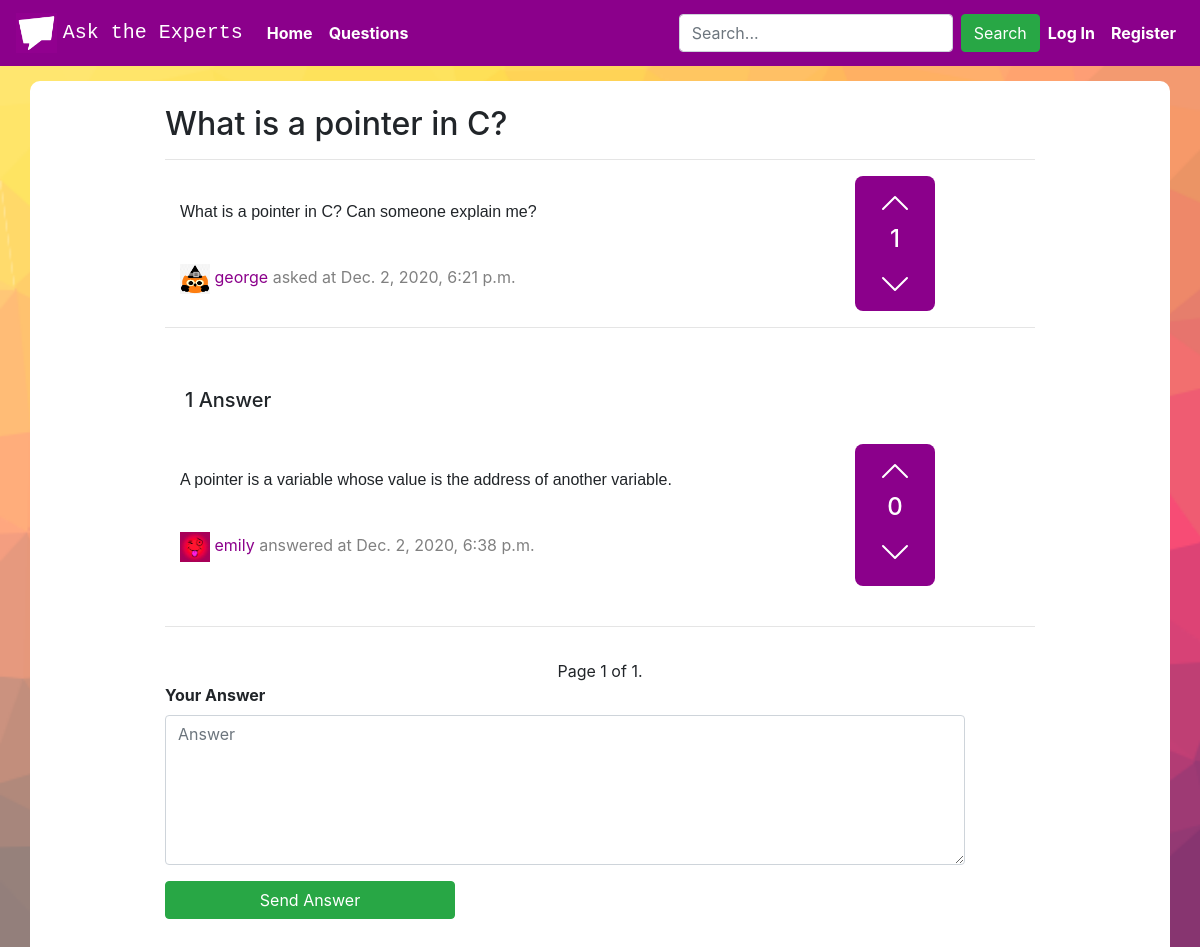
The app's page /questions/15, older data.
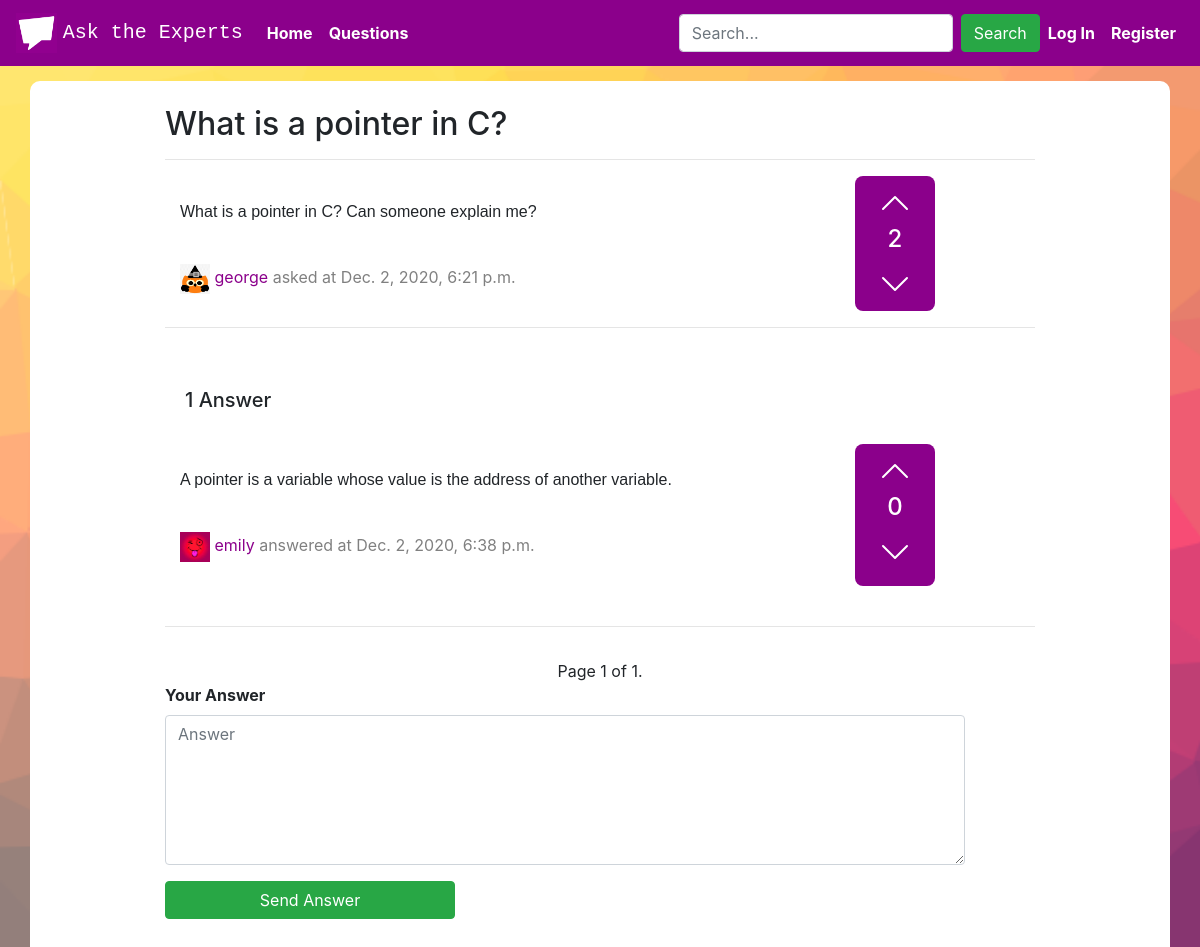
The same page, newer data.
### asktheexperts/models.py (models this page shows, shortened)
class Question(models.Model):
    user = models.ForeignKey("User", on_delete=models.CASCADE, related_name="questioned")
    title = models.CharField(max_length=64)
    content = models.TextField(max_length=255)
    votes = models.IntegerField(default=0)
    timestamp = models.DateTimeField(auto_now_add=True)

class User(AbstractUser):
    photo = models.ImageField(upload_to='images/', default="images/default_image.jpg")
    upvote_question = models.ManyToManyField("Question", symmetrical=False, related_name="question_upvoted")
    upvote_answer = models.ManyToManyField("Answer", symmetrical=False, related_name="answer_upvoted")
    downvote_question = models.ManyToManyField("Question", symmetrical=False, related_name="question_downvoted")
    downvote_answer = models.ManyToManyField("Answer", symmetrical=False, related_name="answer_downvoted")
    score = models.IntegerField(default=1)
    joined = models.DateField(auto_now_add=True)

### asktheexperts/views.py (the view)
# urls.py: path("questions/<int:question_id>", views.question, name="question"),
def question(request, question_id):
    try:
        question = Question.objects.get(id=question_id)
    except Question.DoesNotExist:
        raise Http404("Question not found.")
    answers_count = Answer.objects.filter(question=question_id).count
    all_answers = Answer.objects.filter(question=question_id, selected=False).order_by("-votes")
    paginator = Paginator(all_answers, 15)
    page_number = request.GET.get('page')
    answers = paginator.get_page(page_number)
    selected_answers = Answer.objects.filter(question=question_id, selected=True)
    return render(request, "asktheexperts/question.html", {
        "question": question,
        "answers": answers,
        "selected_answers": selected_answers,
        "answers_count": answers_count
    })

### asktheexperts/templates/asktheexperts/question.html (shortened to what the changed rows need)
{% extends "asktheexperts/layout.html" %}
{% load static %}
{% block body %}
    <div class="container questions white-div">
        <br>
        <div class="container count-buttons-div">
            <h2 class="">{{ question.title }}</h2>
            <hr>
            <div class="row container questions-div">
                <div class="col">
                    <br>
                    <div class="question-content">
                        <pre class="font-size-medium">{{ question.content }}</pre>
                    </div>
                    <div>
                        <br>
                        <a href="{% url 'profile' question.user.id question.user.username %}"><img src="{{ question.user.photo.url }}" height="30px" width="30px"></a>
                        <a class="no-decoration" href="{% url 'profile' question.user.id question.user.username %}"><span class="darkmagenta">{{ question.user.username }}</span></a>
                        <span class="timestamp">asked at {{ question.timestamp }}</span>
                    </div>
                </div>
                <div class="col stats-div">
                    <div class="row justify-content-center margin-5">
                        <h4>{{ question.votes }}</h4>
                    </div>
                </div>
            </div>
            <hr>
            <br>
            <div class="row" id="answers-count-div">
                <div class="col">
                </div>
            </div>
            <br>
            {% for answer in answers %}
                <div class="row container questions-div">
                    <div class="col">
                        <br>
                    </div>
                    <div class="col stats-div">
                    </div>
                </div>
                <br>
                <hr>
            {% endfor %}
            <div class="pagination justify-content-center">
                <span class="step-links">
                </span>
            </div>
            <div id="send-answer-div">
            <form action="{% url 'answer' %}" method="post">
                <br>
            </form>
            </div>
        </div>
    </div>
{% endblock %}

Row changes from the older to the newer data that the page shows:
changed Question "What is a pointer in C?": votes "1" → "2"
